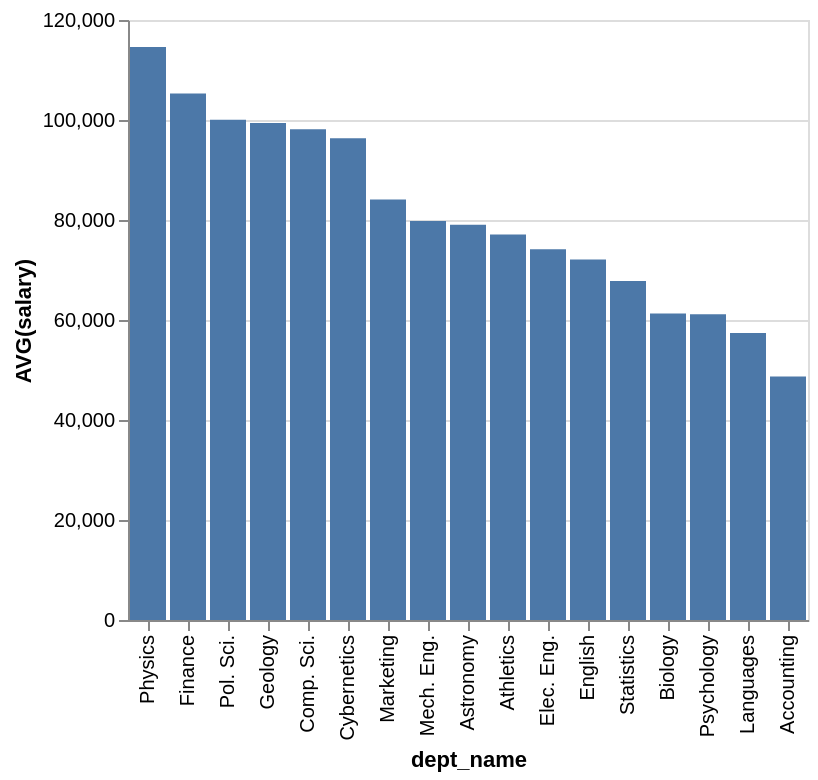

Vega-Lite specification for this chart:
### Vega-Lite specification from a JSON file in a GitHub repository (floating-point values rounded to 4 significant figures)
{"data": {"values": [{"x_data": "Physics", "y_data": 114600.0}, {"x_data": "Finance", "y_data": 105300.0}, {"x_data": "Pol. Sci.", "y_data": 100100.0}, {"x_data": "Geology", "y_data": 99380.0}, {"x_data": "Comp. Sci.", "y_data": 98130.0}, {"x_data": "Cybernetics", "y_data": 96350.0}, {"x_data": "Marketing", "y_data": 84100.0}, {"x_data": "Mech. Eng.", "y_data": 79810.0}, {"x_data": "Astronomy", "y_data": 79070.0}, {"x_data": "Athletics", "y_data": 77100.0}, {"x_data": "Elec. Eng.", "y_data": 74160.0}, {"x_data": "English", "y_data": 72090.0}, {"x_data": "Statistics", "y_data": 67800.0}, {"x_data": "Biology", "y_data": 61290.0}, {"x_data": "Psychology", "y_data": 61140.0}, {"x_data": "Languages", "y_data": 57420.0}, {"x_data": "Accounting", "y_data": 48720.0}]}, "mark": "bar", "encoding": {"x": {"field": "x_data", "type": "nominal", "title": "dept_name", "sort": {"op": "sum", "field": "y_data", "order": "descending"}}, "y": {"field": "y_data", "type": "quantitative", "title": "AVG(salary)"}}}
